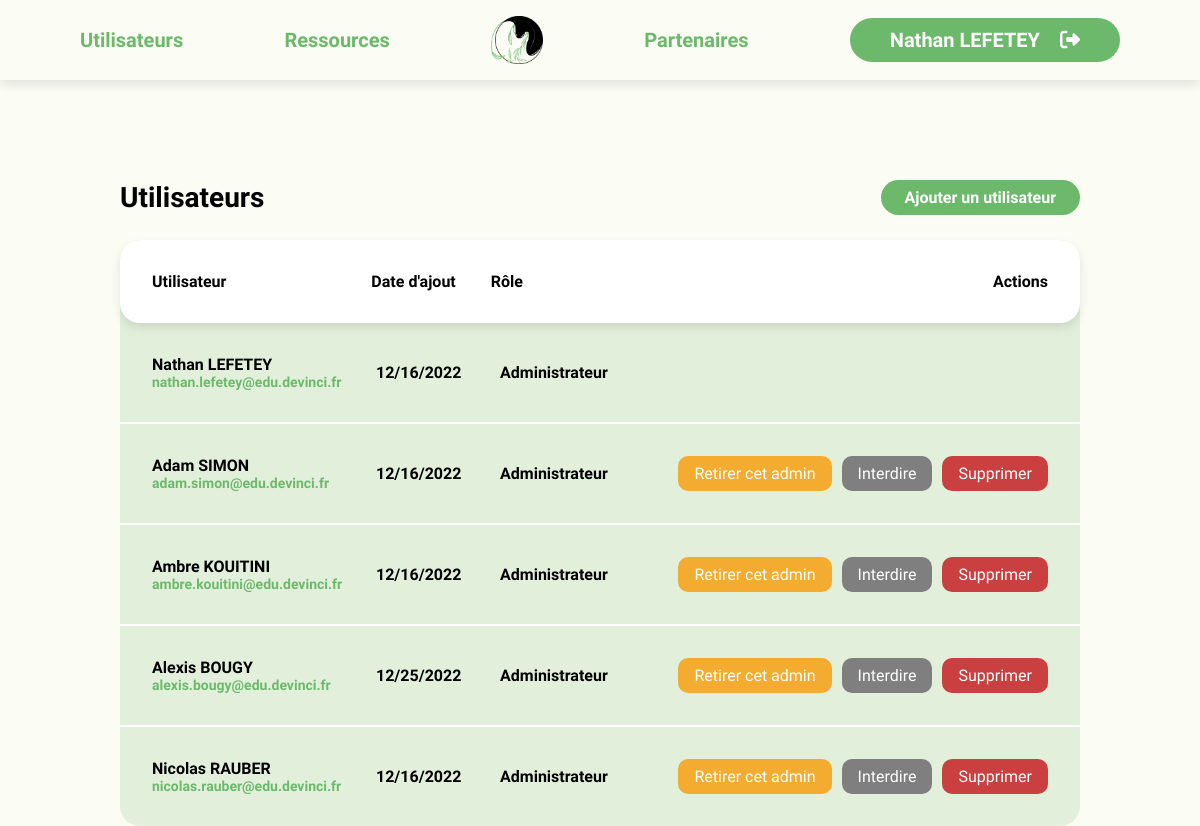
Screenshot of /dashboard-users.php (signed in) with the database file from the repository.
### tables this page shows
CREATE TABLE `user` (
  `id` int(11) NOT NULL AUTO_INCREMENT,
  `name` varchar(255) NOT NULL,
  `email` varchar(255) NOT NULL,
  `password` varchar(255) NOT NULL,
  `function` varchar(255) NOT NULL,
  `created_at` timestamp NOT NULL DEFAULT current_timestamp() ON UPDATE current_timestamp(),
  PRIMARY KEY (`id`)
);

### object/connection.php (called while the page is built, shortened)
<?php
class Connection
{
    private PDO $pdo;
    public function __construct()
    {
        $this->pdo = new PDO('mysql:dbname=carbon_db;host=127.0.0.1', 'root', 'root');
    }
    public function GetUsers()
    {
        $query = 'SELECT * FROM user ORDER BY id';
        $statement = $this->pdo->prepare($query);
        $statement->execute();
        $data = $statement->fetchAll();
        return $data;
    }
}

### dashboard-users.php (the view, shortened to what this page needs)
<?php
    require_once 'object/connection.php';
?>
<!doctype html>
<html lang="fr">
<head>
    <link rel="stylesheet" href="public/css/style.css">
</head>
<body class="dashboard">
    <?php
        if (isset($_SESSION['function']) && $_SESSION['function'] === 'administrateur' || isset($_SESSION['function']) && $_SESSION['function'] === 'autorisé') {
            $connection = new Connection();
            $users = $connection->GetUsers();
        }
        require_once 'public/includes/_admin-nav.php';
    ?>
            <div class="dashboard__header">
                <h1 class="dashboard__header__title">Utilisateurs</h1>
                <a href="add-admin.php" class="dashboard__header__button">Ajouter un utilisateur</a>
            </div>
            <div class="dashboard__users">
                <div class="dashboard__users__columns">
                    <h3 class="dashboard__users__columns__tag">Utilisateur</h3>
                    <h3 class="dashboard__users__columns__tag fields-not-in-responsive fields-optional">Date d'ajout</h3>
                    <h3 class="dashboard__users__columns__tag fields-not-in-responsive fields-not-optional">Rôle</h3>
                    <h3 class="dashboard__users__columns__tag">Actions</h3>
                </div>
                <?php foreach ($users as $user): ?>
                    <div class="dashboard__users__user">
                        <div class="dashboard__users__user__fields">
                            <div class="dashboard__users__user__fields__name">
                                <h3><?= $user['name'] ?></h3>
                                <h4><?= $user['email']?></h4>
                            </div>
                            <h3 class="user-optional-field"><?= date("m/d/Y", strtotime($user['created_at']))?></h3>
                            <h3><?= $user['function'] ?></h3>
                        </div>
                        <?php if (isset($_SESSION['user_id']) && $_SESSION['user_id'] !== $user['id']) { ?>
                            <?php if ($user['function'] === 'administrateur') { ?>
                                <form class="dashboard__users__user__actions" method="POST">
                                    <input type="submit" name="remove-admin" value="Retirer cet admin" class="dashboard__users__user_actions__remove-admin">
                                    <input type="submit" name="unauthorize" value="Interdire" class="dashboard__users__user_actions__remove-authorized">
                                    <input type="submit" name="delete" value="Supprimer" class="dashboard__users__user_actions__remove">
                                </form>
                            <?php } else if ($user['function'] === 'autorisé') { ?>
                                <form class="dashboard__users__user__actions" method="POST">
                                    <input type="hidden" name="id" value="<?= $user['id'] ?>">
                                    <input type="submit" name="create-admin" value="Ajouter un admin" class="dashboard__users__user_actions__add-admin">
                                    <input type="submit" name="unauthorize" value="Interdire" class="dashboard__users__user_actions__remove-authorized">
                                    <input type="submit" name="delete" value="Supprimer" class="dashboard__users__user_actions__remove">
                                </form>
                            <?php } ?>
                        <?php } ?>
                    </div>
                <?php endforeach; ?>
            </div>
</body>
</html>

### rows the page displays
user: name "Nathan LEFETEY", email "nathan.lefetey@edu.devinci.fr", created_at "12/16/2022", function "Administrateur"
user: name "Adam SIMON", email "adam.simon@edu.devinci.fr", created_at "12/16/2022", function "Administrateur"
user: name "Ambre KOUITINI", email "ambre.kouitini@edu.devinci.fr", created_at "12/16/2022", function "Administrateur"
user: name "Alexis BOUGY", email "alexis.bougy@edu.devinci.fr", created_at "12/25/2022", function "Administrateur"
user: name "Nicolas RAUBER", email "nicolas.rauber@edu.devinci.fr", created_at "12/16/2022", function "Administrateur"

### other values shown
$_SESSION['user_name'] "Nathan LEFETEY"
